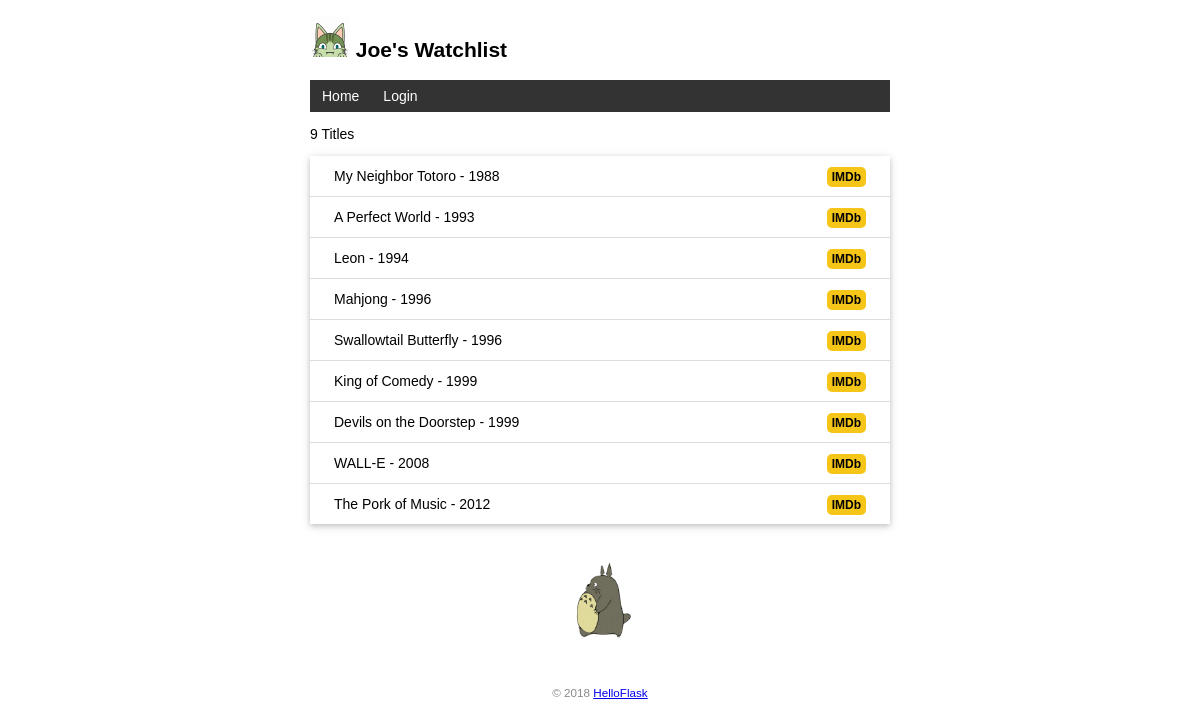
Before: / with the older database file.
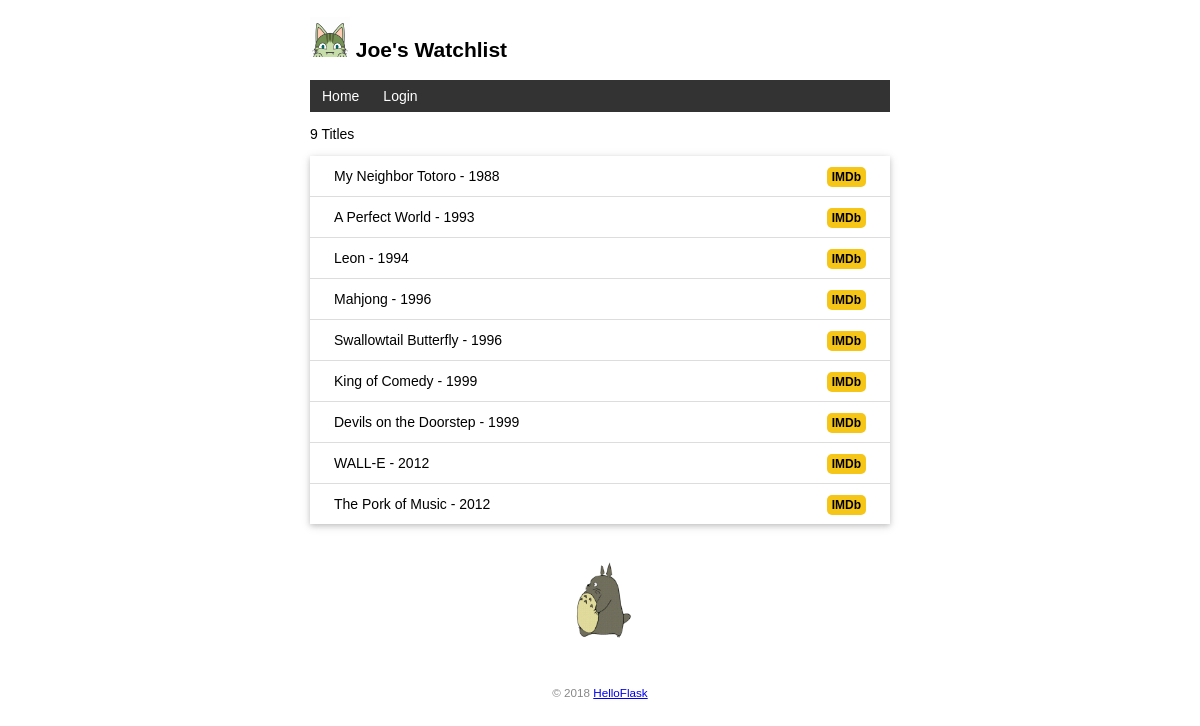
After: the same page with the newer database file.
### watchlist/models.py (models this page shows, shortened)
class User(db.Model,UserMixin):#创建的表名为user
    id = db.Column(db.Integer,primary_key=True)#整型，主键
    name = db.Column(db.String(20))
    username = db.Column(db.String(20))
    password_hash = db.Column(db.String(128))

class Movie(db.Model):
    id = db.Column(db.Integer,primary_key=True)
    title = db.Column(db.String(60))
    year = db.Column(db.String(4))

### watchlist/views.py (the view, shortened to what this page needs)
@app.route('/', methods=['GET', 'POST'])
def index():
    movies = Movie.query.all()
    return render_template('index.html', movies=movies)

### watchlist/__init__.py (called while the page is built)
@app.context_processor #注册一个模板上下午的处理函数
def inject_user():
  from watchlist.models import User
  user = User.query.first()
  return dict(user=user)#返回字典

### watchlist/templates/index.html (shortened to what this page needs)
{% extends 'base.html' %}
{% block content %}
<p>{{movies|length}} Titles</p>
    <ul class="movie-list">
        {% for movie in movies %}
    <li>{{movie.title}} - {{movie.year}}
        <span class="float-right">
        <form class="inline-form" method="post" action="{{ url_for('delete', movie_id=movie.id) }}">
            <a class="imdb" href="https://www.imdb.com/find?q={{ movie.title }}" target="_blank" title="Find this movie on IMDb">IMDb</a>
        </form>
        </span>
    </li>
        {% endfor %}
    </ul>
    <footer class="footer">
        <img alt="Walking Totoro"  class="totoro" src="{{url_for('static',filename='totoro.gif')}}">
    </footer>
{% endblock %}

### watchlist/templates/base.html (shortened to what this page needs)
<!DOCTYPE html>
<html lang="en">
<head>
    {% block head %}
    <link rel="stylesheet" href="{{ url_for('static', filename='style.css') }}" type="text/css">
    {% endblock %}
</head>
<body>
<h2>
    <img alt="Avatar" class="avatar" src="{{ url_for('static', filename='avatar.png') }}">
    {{ user.name }}'s Watchlist
</h2>
<nav>
    <ul>
        <li><a href="{{ url_for('index') }}">Home</a></li>
        {% if current_user.is_authenticated %}
        <li><a href="{{ url_for('settings') }}">Settings</a></li>
        <li><a href="{{ url_for('logout') }}">Logout</a></li>
        {% else %}
        <li><a href="{{ url_for('login') }}">Login</a></li>
        {% endif %}
    </ul>
</nav>
{% block content %}{% endblock %}
<footer>
    <small>&copy; 2018 <a href="http://helloflask.com/tutorial">HelloFlask</a></small>
</footer>
</body>
</html>

### watchlist/static/style.css (style rules this page uses)
body { margin: auto; max-width: 580px; font-size: 14px; font-family: Helvetica, Arial, sans-serif; }
footer { color: #888; margin-top: 15px; text-align: center; padding: 10px; }
.avatar { width: 40px; }
.movie-list { list-style-type: none; padding: 0; margin-bottom: 10px; box-shadow: 0 2px 5px 0 rgba(0, 0, 0, 0.16), 0 2px 10px 0 rgba(0, 0, 0, 0.12); }
.movie-list li { padding: 12px 24px; border-bottom: 1px solid #ddd; }
.movie-list li:last-child { border-bottom:none; }
.totoro { display: block; margin: 0 auto; height: 100px; }
nav ul { list-style-type: none; margin: 0; padding: 0; overflow: hidden; background-color: #333; }
nav li { float: left; }
nav li a { display: block; color: white; text-align: center; padding: 8px 12px; text-decoration: none; }
.float-right { float: right; }
.imdb { font-size: 12px; font-weight: bold; color: black; text-decoration: none; background: #F5C518; border-radius: 5px; padding: 3px 5px; }
.inline-form { display: inline; }

Changed rows visible on the page:
changed Movie "WALL-E": year "2008" → "2012"
